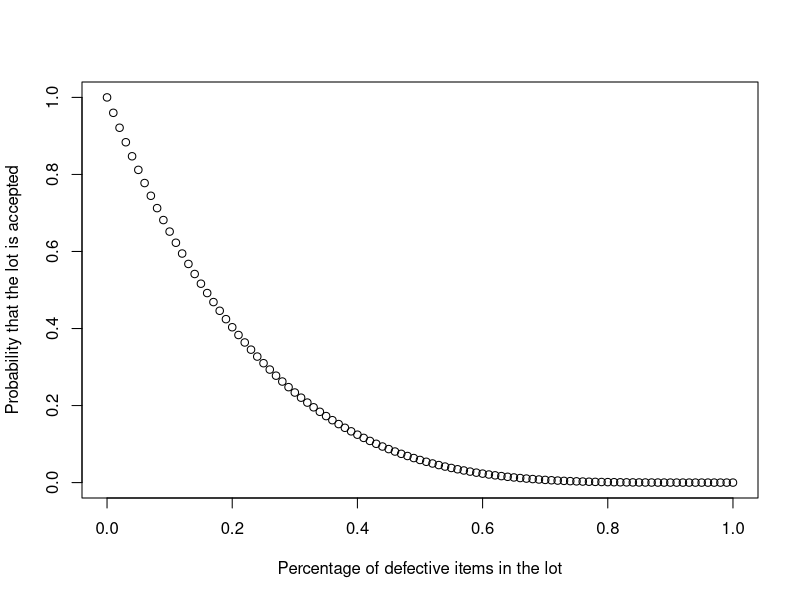
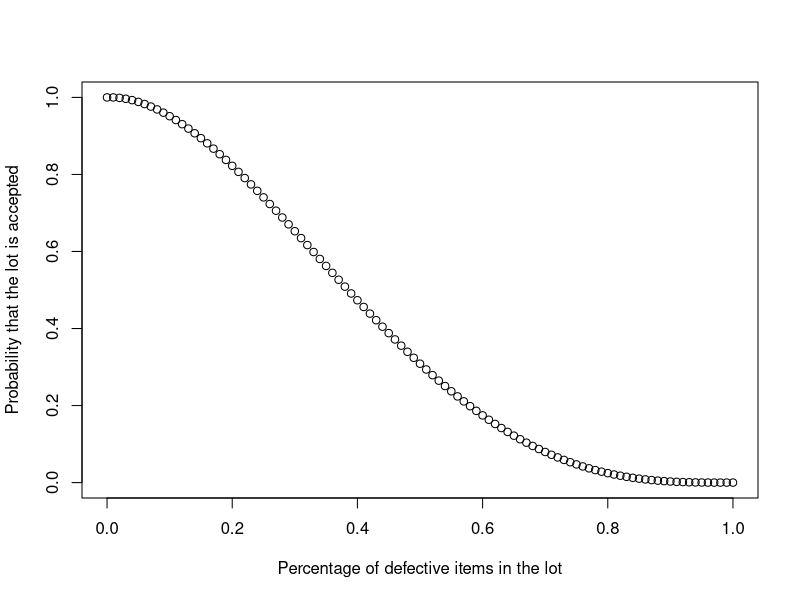

The R source for these figures, in order:
## ---- chunk 1
knitr::opts_chunk$set(echo = TRUE)
## ---- chunk 2
#define the probability of accepting the lot as a function of k
prob_accept <- function(k){
  my_prob <- (choose(100-k,4))/choose(100,4)
  return(my_prob)
}

#define possible values of k and compute probabilities of accepting for each
ks <- 0:100
accept <- prob_accept(ks)

#plot
percentages <- ks/100
plot(percentages,accept,
     xlab="Percentage of defective items in the lot",
     ylab = "Probability that the lot is accepted")
## ---- chunk 3
#define the probability of accepting the lot as a function of k
prob_accept <- function(k){
  my_prob <- (choose(100-k,4)+k*choose(100-k,3))/choose(100,4)
  return(my_prob)
}

#define possible values of k and compute probabilities of accepting for each
ks <- 0:100
accept <- prob_accept(ks)

#plot
percentages <- ks/100
plot(percentages,accept,
     xlab="Percentage of defective items in the lot",
     ylab = "Probability that the lot is accepted")
## ---- chunk 4
#define F^-1
inverse <- function(x,a) {
  y <- (1-x)^(-1/a)
  return(y)
}

#generate values from the standard uniform distribution
U <- runif(100)

#generate values with F cdf for different values of alpha
X1 <- inverse(U,1) 
X2 <- inverse(U,2)
X10 <- inverse(U,10)
